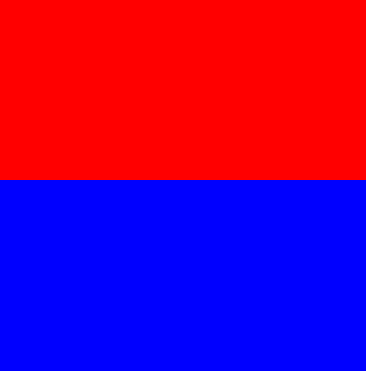
#> input picture 13_opencv_görüntü_histogramı/red_blue.jpg, 366 x 371 px
$ python '13_görüntü_histogramı.py'
#> lines starting #> are read from the running program, lines starting #| are printed output that depends on the picture
import cv2
import matplotlib.pyplot as plt
import numpy as np

# resmi içe aktar
img = cv2.imread("red_blue.jpg")
#> img is the input picture: shape (371, 366, 3); mean B, G, R 131.3, 0, 123.7
img_vis = cv2.cvtColor(img, cv2.COLOR_BGR2RGB)
plt.figure()
plt.imshow(img_vis)
plt.show()

print(img.shape)
#| (371, 366, 3)

img_hist = cv2.calcHist([img], channels = [0], mask = None, histSize= [256], ranges = [0,256])
#> img_hist = 256 values, max 69906 at index 255, min 0 at index 1, mean 530.4
print(img_hist.shape)
#| (256, 1)
plt.figure()
plt.plot(img_hist)
plt.show()
#> figure, not shown here; curve peaks at x = 255, y = 69906

color = ("b","g","r")
plt.figure()
for i, c in enumerate(color):
    hist = cv2.calcHist([img], channels = [i], mask = None, histSize= [256], ranges = [0,256])
    plt.plot(hist, color = c)


#
golden_gate = cv2.imread("goldenGate.jpg")
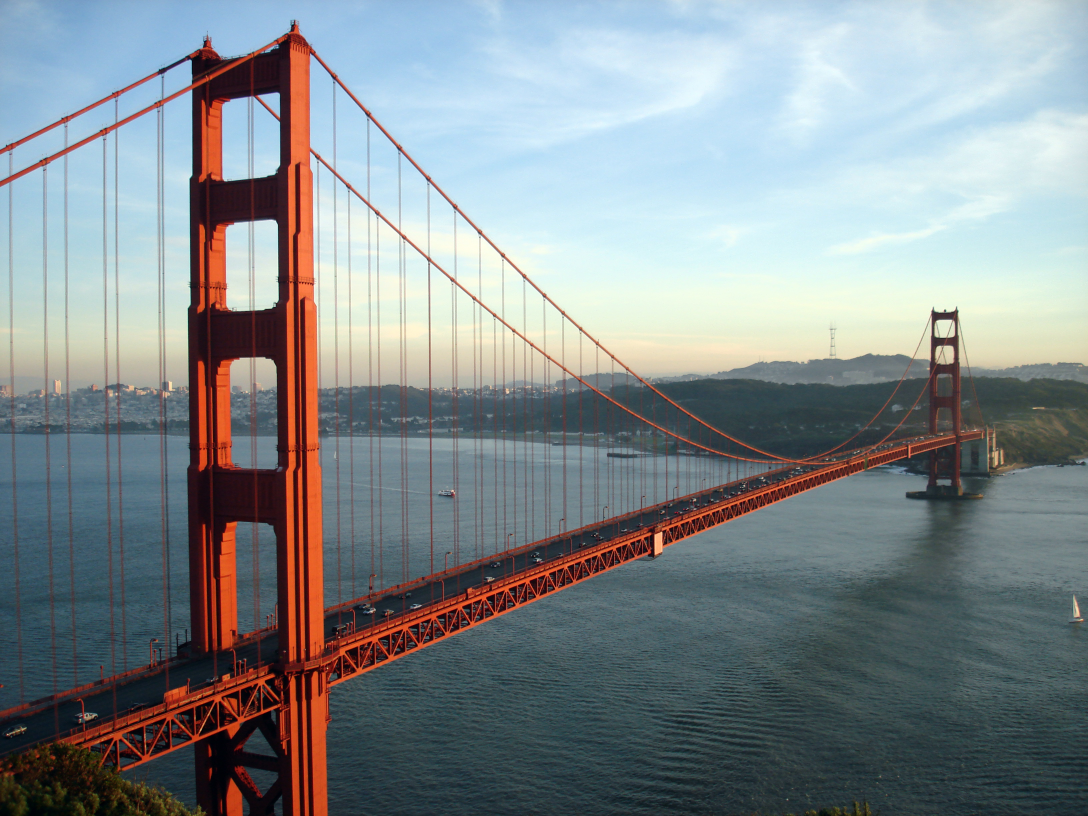
#> input picture 13_opencv_görüntü_histogramı/goldenGate.jpg, 3264 x 2448 px (shown at 1/3 size)
#> golden_gate is the input picture: shape (2448, 3264, 3); mean B, G, R 141.3, 138.3, 130.3
golden_gate_vis = cv2.cvtColor(golden_gate, cv2.COLOR_BGR2RGB)

plt.figure()
plt.imshow(golden_gate_vis)
plt.show()
#> figure, not shown here; curve peaks at x = 255, y = 69906; curve peaks at x = 0, y = 135786; curve peaks at x = 0, y = 69906

print(golden_gate_vis.shape)
#| (2448, 3264, 3)

mask = np.zeros(golden_gate.shape[:2], np.uint8)
plt.figure()
plt.imshow(mask, cmap = "gray")
plt.show()

mask[1500:2000, 1000:2000] = 255
plt.figure()
plt.imshow(mask, cmap = "gray")
plt.show()
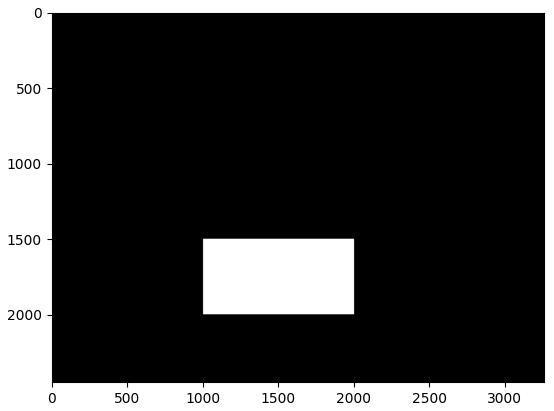
#> figure drawn by matplotlib, 1 panel


mask_img_vis = cv2.bitwise_and(golden_gate_vis , golden_gate_vis , mask= mask)
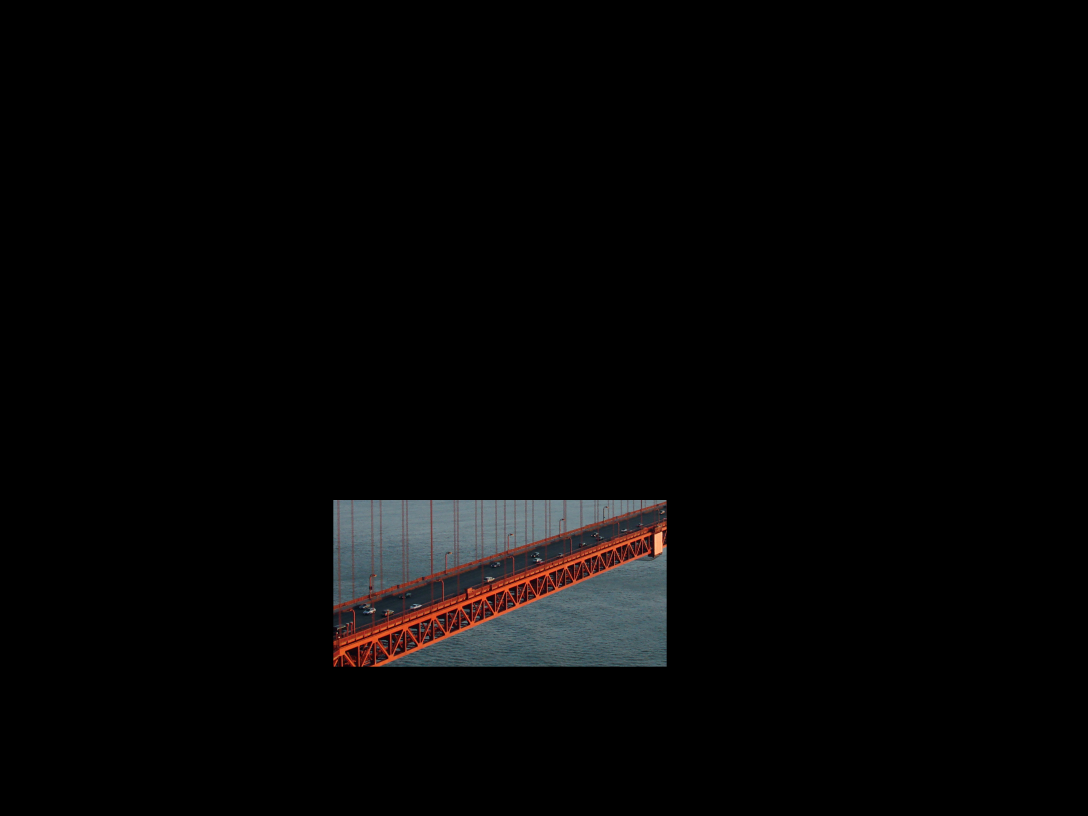
#> mask_img_vis: shape (2448, 3264, 3) (shown at 1/3 size); mean R, G, B 5.8, 5.3, 5.4

plt.figure()
plt.imshow(mask_img_vis )
plt.show()

masked_img = cv2.bitwise_and(golden_gate, golden_gate , mask= mask)

masked_img_hist = cv2.calcHist([golden_gate], channels = [0], mask = mask, histSize= [256], ranges = [0,256])
#> masked_img_hist = 256 values, max 7664 at index 105, min 0 at index 182, mean 1953.1

plt.figure()
plt.plot(masked_img_hist)
plt.show()
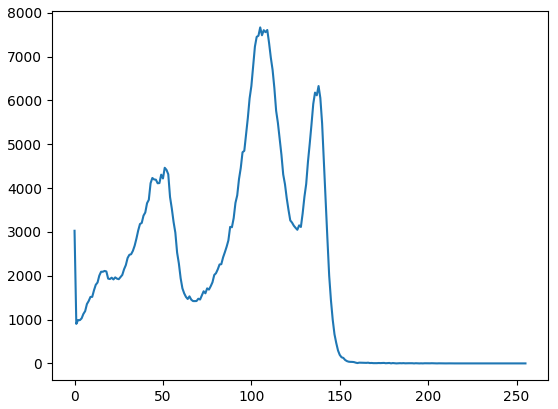
#> figure drawn by matplotlib, 1 panel; curve peaks at x = 105, y = 7664

# histogram eşitleme
# karşıtlık arttırma
img = cv2.imread("hist_equ.jpg", 0)
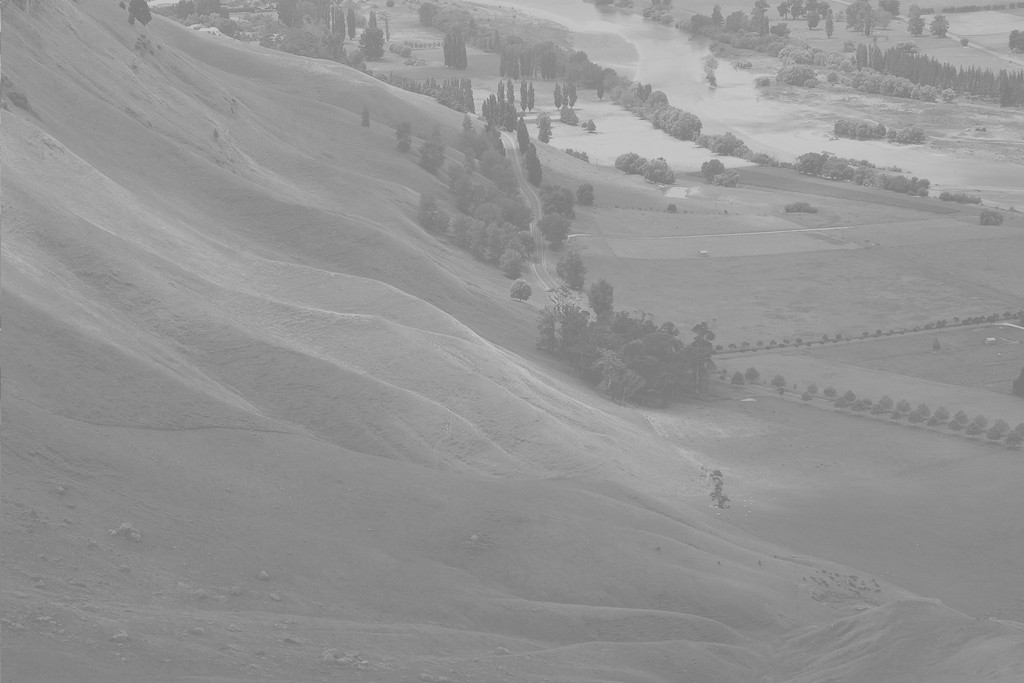
#> input picture 13_opencv_görüntü_histogramı/hist_equ.jpg, 1024 x 683 px
#> img is the input picture: shape (683, 1024); min 114, max 208, mean 148
plt.figure(), plt.imshow(img, cmap = "gray"), plt.show()

img_hist = cv2.calcHist([img], channels = [0], mask = None, histSize= [256], ranges = [0,256])
#> img_hist = 256 values, max 28701 at index 137, min 0 at index 0, mean 2732
plt.figure(), plt.plot(img_hist), plt.show()
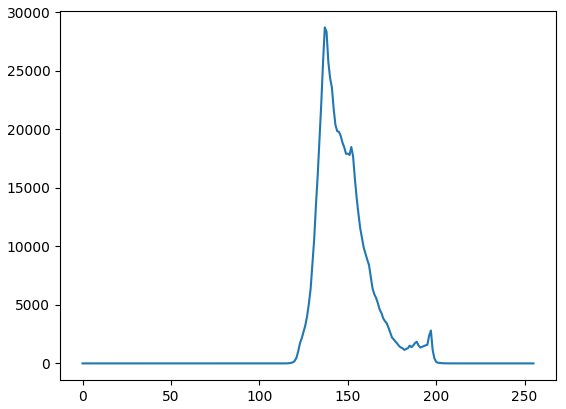
#> figure drawn by matplotlib, 1 panel; curve peaks at x = 137, y = 28701

eq_hist = cv2.equalizeHist(img)
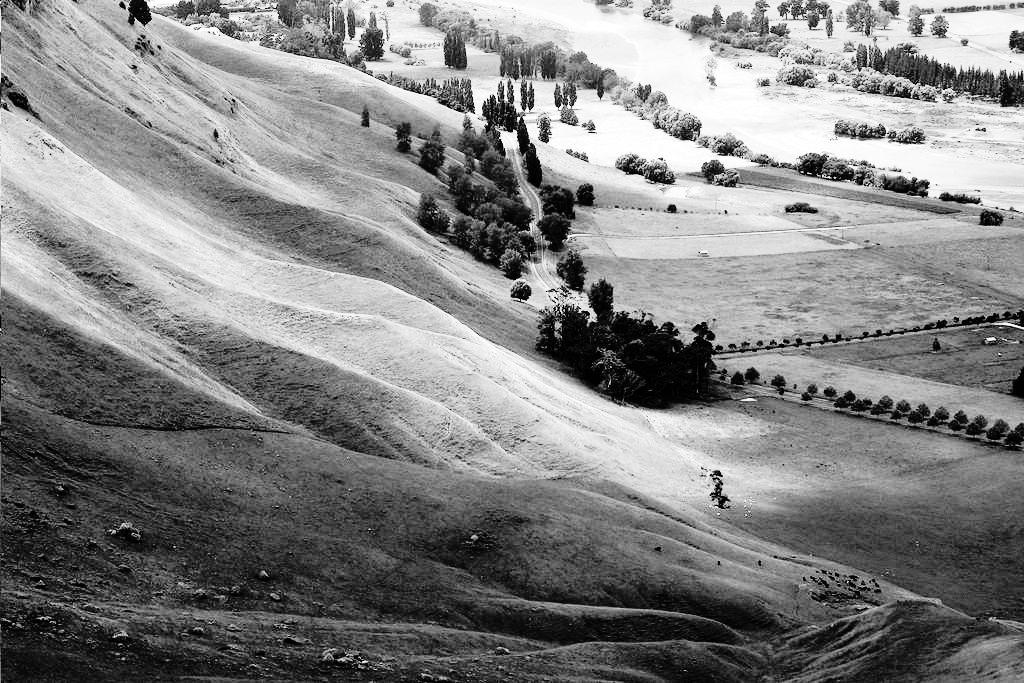
#> eq_hist: shape (683, 1024); min 0, max 255, mean 130.5
plt.figure(), plt.imshow(eq_hist, cmap= "gray"), plt.show()
